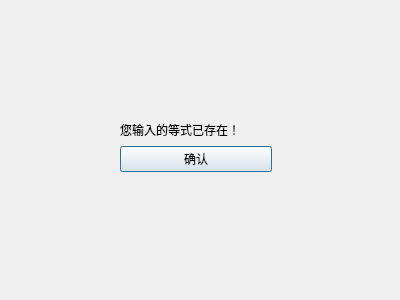
<?xml version="1.0" encoding="UTF-8"?>
<ui version="4.0">
 <class>Dialog</class>
 <widget class="QDialog" name="Dialog">
  <property name="geometry">
   <rect>
    <x>0</x>
    <y>0</y>
    <width>400</width>
    <height>300</height>
   </rect>
  </property>
  <property name="windowTitle">
   <string>Dialog</string>
  </property>
  <widget class="QWidget" name="">
   <property name="geometry">
    <rect>
     <x>120</x>
     <y>120</y>
     <width>152</width>
     <height>52</height>
    </rect>
   </property>
   <layout class="QVBoxLayout" name="verticalLayout">
    <item>
     <widget class="QLabel" name="label">
      <property name="text">
       <string>您输入的等式已存在！</string>
      </property>
     </widget>
    </item>
    <item>
     <widget class="QPushButton" name="pushButton">
      <property name="text">
       <string>确认</string>
      </property>
     </widget>
    </item>
   </layout>
  </widget>
 </widget>
 <resources/>
 <connections/>
</ui>
